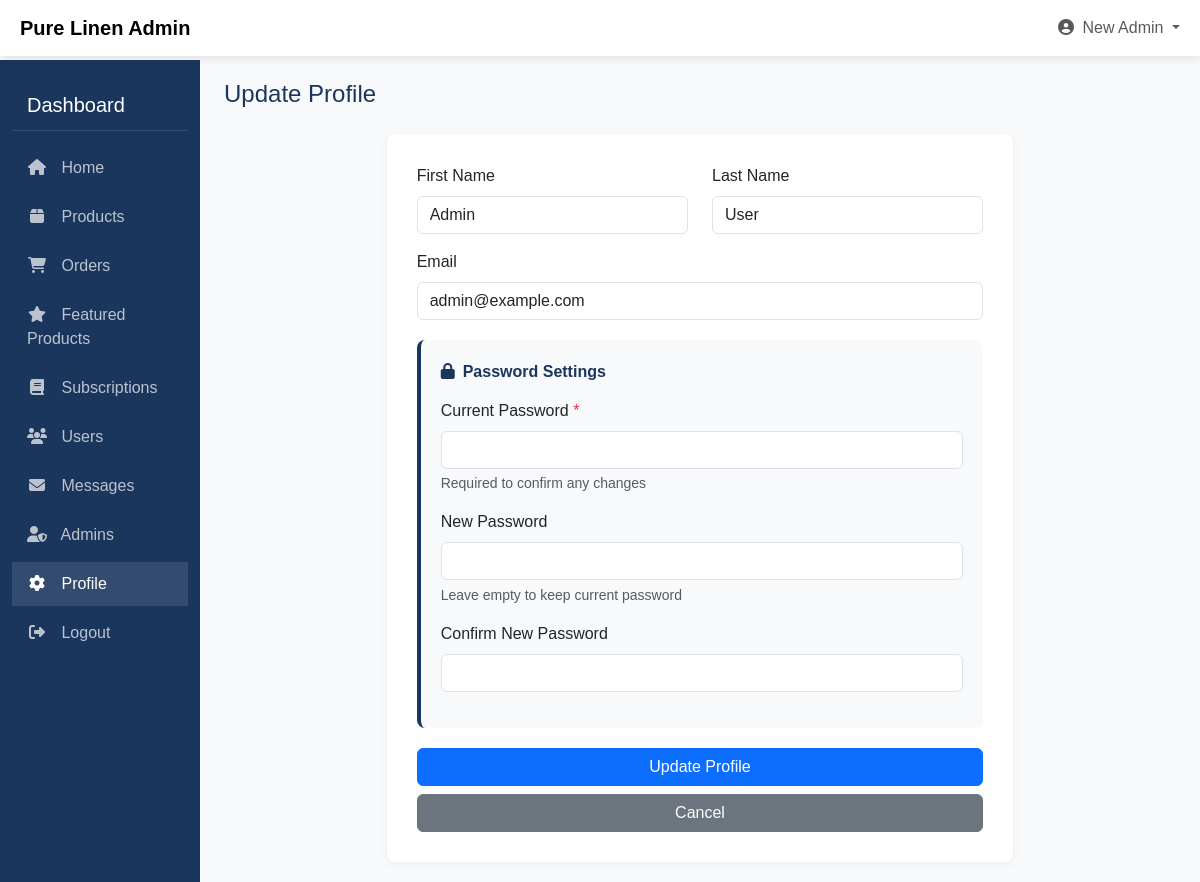
Page /Admin/admin_profile.php (signed in) on the committed database.
### tables this page shows
CREATE TABLE `users` (
  `id` int(11) NOT NULL,
  `firstName` varchar(100) NOT NULL,
  `lastName` varchar(100) NOT NULL,
  `email` varchar(255) NOT NULL,
  `password` varchar(255) NOT NULL,
  `created_at` timestamp NOT NULL DEFAULT current_timestamp(),
  `phone` varchar(20) DEFAULT NULL,
  `address` text DEFAULT NULL,
  `postcode` varchar(20) DEFAULT NULL,
  `country` varchar(100) DEFAULT NULL,
  `city` varchar(100) DEFAULT NULL,
  `user_type` enum('user','admin') DEFAULT 'user',
  `email_verified` tinyint(1) NOT NULL DEFAULT 0,
  `verification_code` varchar(10) DEFAULT NULL,
  `code_expiry` bigint(20) DEFAULT NULL,
  `reset_token` varchar(100) DEFAULT NULL,
  `token_expiry` bigint(20) DEFAULT NULL
);

### Admin/admin_profile.php (the view, shortened to what this page needs)
<?php
$host = "localhost";
$user = "root";
$pass = "";
$db = "pure_linen";
$conn = new mysqli($host, $user, $pass, $db);
$admin_id = $_SESSION['user_id'];
$stmt = $conn->prepare("SELECT * FROM users WHERE id = ? AND user_type = 'admin'");
$stmt->bind_param("i", $admin_id);
$stmt->execute();
$result = $stmt->get_result();
$admin = $result->fetch_assoc();
$admin_name = $_SESSION['firstName'] ?? 'Admin';
?>
<!DOCTYPE html>
<html lang="en">
<head>
    <link href="https://cdn.jsdelivr.net/npm/bootstrap@5.3.3/dist/css/bootstrap.min.css" rel="stylesheet">
    <link rel="stylesheet" href="https://cdnjs.cloudflare.com/ajax/libs/font-awesome/6.5.1/css/all.min.css">
</head>
<body>
    <nav class="navbar navbar-expand-lg navbar-light fixed-top">
        <div class="container-fluid">
            <a class="navbar-brand d-flex align-items-center" href="#">
                <span class="ms-2 fw-bold">Pure Linen Admin</span>
            </a>
            <div class="collapse navbar-collapse" id="navbarSupportedContent">
                <ul class="navbar-nav ms-auto mb-2 mb-lg-0">
                    <li class="nav-item dropdown">
                        <a class="nav-link dropdown-toggle" href="#" id="navbarDropdown" role="button" data-bs-toggle="dropdown">
                            <i class="fas fa-user-circle me-1"></i> <?php echo htmlspecialchars($admin_name); ?>
                        </a>
                    </li>
                </ul>
            </div>
        </div>
    </nav>
    <div class="container-fluid">
        <div class="row">
            <div class="col-md-3 col-lg-2 d-md-block sidebar collapse">
                <div class="sidebar-title">Dashboard</div>
                <ul class="sidebar-menu">
                    <li>
                        <a href="admin_dashboard.php"><i class="fas fa-home"></i> Home</a>
                    </li>
                    <li>
                        <a href="product_management.php"><i class="fas fa-box"></i> Products</a>
                    </li>
                    <li>
                        <a href="admin_orders.php"><i class="fas fa-shopping-cart"></i> Orders</a>
                    </li>
                    <li>
                        <a href="featured_products.php"><i class="fas fa-star"></i> Featured Products</a>
                    </li>
                    <li>
                        <a href="admin_subscriptions.php"><i class="fas fa-book"></i> Subscriptions</a>
                    </li>
                    <li>
                        <a href="admin_users.php"><i class="fas fa-users"></i> Users</a>
                    </li>
                    <li>
                        <a href="admin_messages.php"><i class="fas fa-envelope"></i> Messages</a>
                    </li>
                    <li>
                        <a href="admin_admins.php"><i class="fas fa-user-shield"></i> Admins</a>
                    </li>
                    <li>
                        <a href="admin_profile.php" class="active"><i class="fas fa-cog"></i> Profile</a>
                    </li>
                    <li>
                        <a href="logout.php"><i class="fas fa-sign-out-alt"></i> Logout</a>
                    </li>
                </ul>
            </div>
            <div class="col-md-9 ms-sm-auto col-lg-10 px-md-4 main-content">
                <h1 class="admin-title">Update Profile</h1>
                <div class="row justify-content-center">
                    <div class="col-md-8">
                        <div class="admin-form">
                            <form action="admin_profile.php" method="POST" id="profileForm">
                                <div class="row">
                                    <div class="col-md-6">
                                        <div class="mb-3">
                                            <label for="firstName" class="form-label">First Name</label>
                                            <input type="text" id="firstName" name="firstName" class="form-control" value="<?php echo htmlspecialchars($admin['firstName']); ?>" required>
                                        </div>
                                    </div>
                                    <div class="col-md-6">
                                        <div class="mb-3">
                                            <label for="lastName" class="form-label">Last Name</label>
                                            <input type="text" id="lastName" name="lastName" class="form-control" value="<?php echo htmlspecialchars($admin['lastName']); ?>" required>
                                        </div>
                                    </div>
                                </div>
                                <div class="mb-3">
                                    <label for="email" class="form-label">Email</label>
                                    <input type="email" id="email" name="email" class="form-control" value="<?php echo htmlspecialchars($admin['email']); ?>" required>
                                </div>
                                <div class="password-section">
                                    <div class="password-section-title">
                                        <i class="fas fa-lock me-2"></i>Password Settings
                                    </div>
                                    <div class="mb-3">
                                        <label for="current_password" class="form-label">Current Password <span class="text-danger">*</span></label>
                                        <input type="password" id="current_password" name="current_password" class="form-control" required>
                                        <div class="form-text">Required to confirm any changes</div>
                                    </div>
                                    <div class="mb-3">
                                        <label for="new_password" class="form-label">New Password</label>
                                        <input type="password" id="new_password" name="new_password" class="form-control">
                                        <div class="form-text">Leave empty to keep current password</div>
                                    </div>
                                    <div class="mb-3">
                                        <label for="confirm_password" class="form-label">Confirm New Password</label>
                                        <input type="password" id="confirm_password" name="confirm_password" class="form-control">
                                    </div>
                                </div>
                                <div class="d-grid gap-2">
                                    <button type="submit" class="btn btn-primary">Update Profile</button>
                                    <a href="admin_dashboard.php" class="btn btn-secondary">Cancel</a>
                                </div>
                            </form>
                        </div>
                    </div>
                </div>
            </div>
        </div>
    </div>
</body>
</html>

### Admin/admin_profile.php (style rules this page uses)
:root { --primary-color: #1B365D; --secondary-color: #708090; --dark-color: #0c1d36; --light-color: #f8f9fa; --success-color: #28a745; --warning-color: #ffc107; --danger-color: #dc3545; --info-color: #17a2b8; }
body { background-color: var(--light-color); font-family: 'Arial', sans-serif; padding-top: 60px; }
.sidebar { background-color: var(--primary-color); min-height: calc(100vh - 60px); padding-top: 20px; color: white; }
.sidebar-title { font-size: 20px; padding: 10px 15px; border-bottom: 1px solid rgba(255,255,255,0.1); margin-bottom: 15px; }
.sidebar-menu { list-style: none; padding: 0; margin: 0; }
.sidebar-menu li { margin-bottom: 5px; }
.sidebar-menu a { display: block; padding: 10px 15px; color: rgba(255,255,255,0.7); text-decoration: none; transition: all 0.3s; }
.sidebar-menu a:hover, .sidebar-menu a.active { background-color: rgba(255,255,255,0.1); color: white; }
.sidebar-menu a i { margin-right: 10px; width: 20px; text-align: center; }
.main-content { padding: 20px; }
.navbar { background-color: white; box-shadow: 0 2px 10px rgba(0,0,0,0.1); }
.admin-title { font-size: 24px; color: var(--primary-color); margin-bottom: 25px; }
.admin-form { background-color: white; border-radius: 8px; box-shadow: 0 2px 10px rgba(0,0,0,0.05); padding: 30px; }
.password-section { background-color: #f8f9fa; padding: 20px; border-radius: 8px; margin-top: 20px; margin-bottom: 20px; border-left: 4px solid var(--primary-color); }
.password-section-title { color: var(--primary-color); font-weight: 600; margin-bottom: 15px; }

### rows in the picture
users: firstName "Admin", lastName "User", email "admin@example.com"

### other values in the picture
$admin_name "New Admin"
